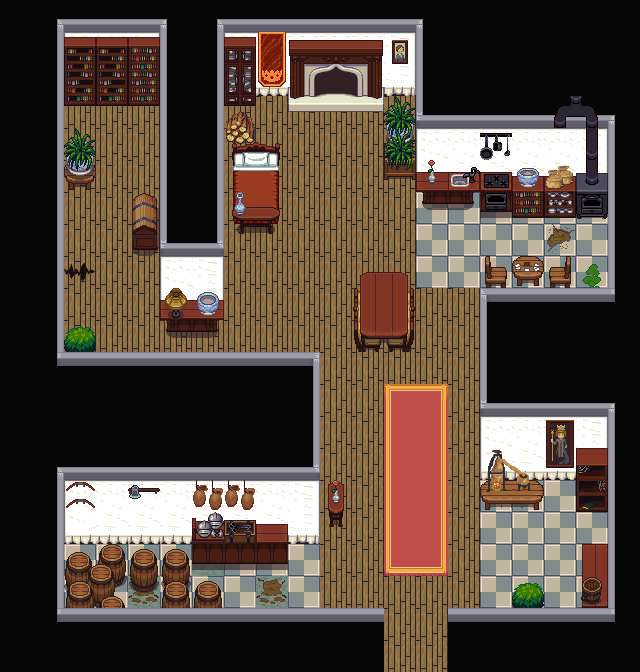

A level layout from a 2D game, rendered from its tile map. Below: a short description, then the map file with tile-grid data replaced by summaries:
An orthogonal 20x21 tile map with 32x32 px tiles, 11 tile layers (Floor (Behind Player), Wall Outline Background (Behind Player), Wall Outline Foreground (In Front of Player), Wall Interior (Behind Player), ...), 1 hidden layer not drawn, 5 tilesets and 2 objects (Warp Point).

<map version="1.2" tiledversion="1.2.4" orientation="orthogonal" renderorder="right-down" width="20" height="21" tilewidth="32" tileheight="32" infinite="0" nextlayerid="14" nextobjectid="2">
 <tileset firstgid="1" name="city_inside" tilewidth="32" tileheight="32" tilecount="384" columns="24">
  <image source="LPC/City Inside/city_inside.png" width="768" height="512" />
 </tileset>
 <tileset firstgid="385" name="interior" tilewidth="32" tileheight="32" tilecount="256" columns="16">
  <image source="LPC/House Interior/interior.png" width="512" height="512" />
 </tileset>
 <tileset firstgid="641" name="Inside_B" tilewidth="32" tileheight="32" tilecount="256" columns="16">
  <image source="LPC/Modified Base/Tilesets/Inside_B.png" width="512" height="512" />
 </tileset>
 <tileset firstgid="897" name="Collision" tilewidth="32" tileheight="32" tilecount="1" columns="1">
  <image source="Red Square.png" width="32" height="32" />
  <tile id="0">
   <objectgroup draworder="index">
    <object id="1" x="0" y="0" width="32" height="32" />
   </objectgroup>
  </tile>
 </tileset>
 <tileset firstgid="898" name="farming_fishing" tilewidth="32" tileheight="32" tilecount="400" columns="20">
  <image source="LPC/Farm/tilesets/farming_fishing.png" width="640" height="640" />
 </tileset>
 <layer id="1" name="Floor (Behind Player)" width="20" height="21">
  <data>[420 cells, 192 non-empty, 15 distinct tile ids]</data>
 </layer>
 <layer id="2" name="Wall Outline Background (Behind Player)" width="20" height="21">
  <data>[420 cells, 174 non-empty, 12 distinct tile ids]</data>
 </layer>
 <layer id="3" name="Wall Outline Foreground (In Front of Player)" width="20" height="21">
  <data>[420 cells, 16 non-empty, 2 distinct tile ids]</data>
 </layer>
 <layer id="4" name="Wall Interior (Behind Player)" width="20" height="21">
  <data>[420 cells, 58 non-empty, 6 distinct tile ids]</data>
 </layer>
 <layer id="5" name="Details Background (Behind Player)" width="20" height="21">
  <data>[420 cells, 4 non-empty, 4 distinct tile ids]</data>
 </layer>
 <layer id="6" name="Details (Behind Player)" width="20" height="21">
  <data>[420 cells, 81 non-empty, 68 distinct tile ids]</data>
 </layer>
 <layer id="7" name="Details Foreground 1 (Behind Player)" width="20" height="21">
  <data>[420 cells, 2 non-empty, 2 distinct tile ids]</data>
 </layer>
 <layer id="8" name="Details Foreground 2 (Behind Player)" width="20" height="21">
  <data>[420 cells, 9 non-empty, 9 distinct tile ids]</data>
 </layer>
 <layer id="9" name="Details Foreground 3 (Behind Player)" width="20" height="21">
  <data>[420 cells, 4 non-empty, 4 distinct tile ids]</data>
 </layer>
 <layer id="10" name="Details Foreground 4 (In Front of Player)" width="20" height="21">
  <data>[420 cells, 18 non-empty, 17 distinct tile ids]</data>
 </layer>
 <layer id="11" name="Details Foreground 5 (In Front of Player" width="20" height="21">
  <data>[420 cells, 5 non-empty, 4 distinct tile ids]</data>
 </layer>
 <layer id="12" name="Collisions" width="20" height="21" visible="0" opacity="0.51">
  <data>[420 cells, 118 non-empty, 1 distinct tile ids]</data>
 </layer>
 <objectgroup id="13" name="Object Layer 1">
  <object id="1" name="Warp Point" x="408" y="650" width="14" height="16.5">
   <properties>
    <property name="toLevel" type="int" value="0" />
   </properties>
  </object>
 </objectgroup>
</map>
